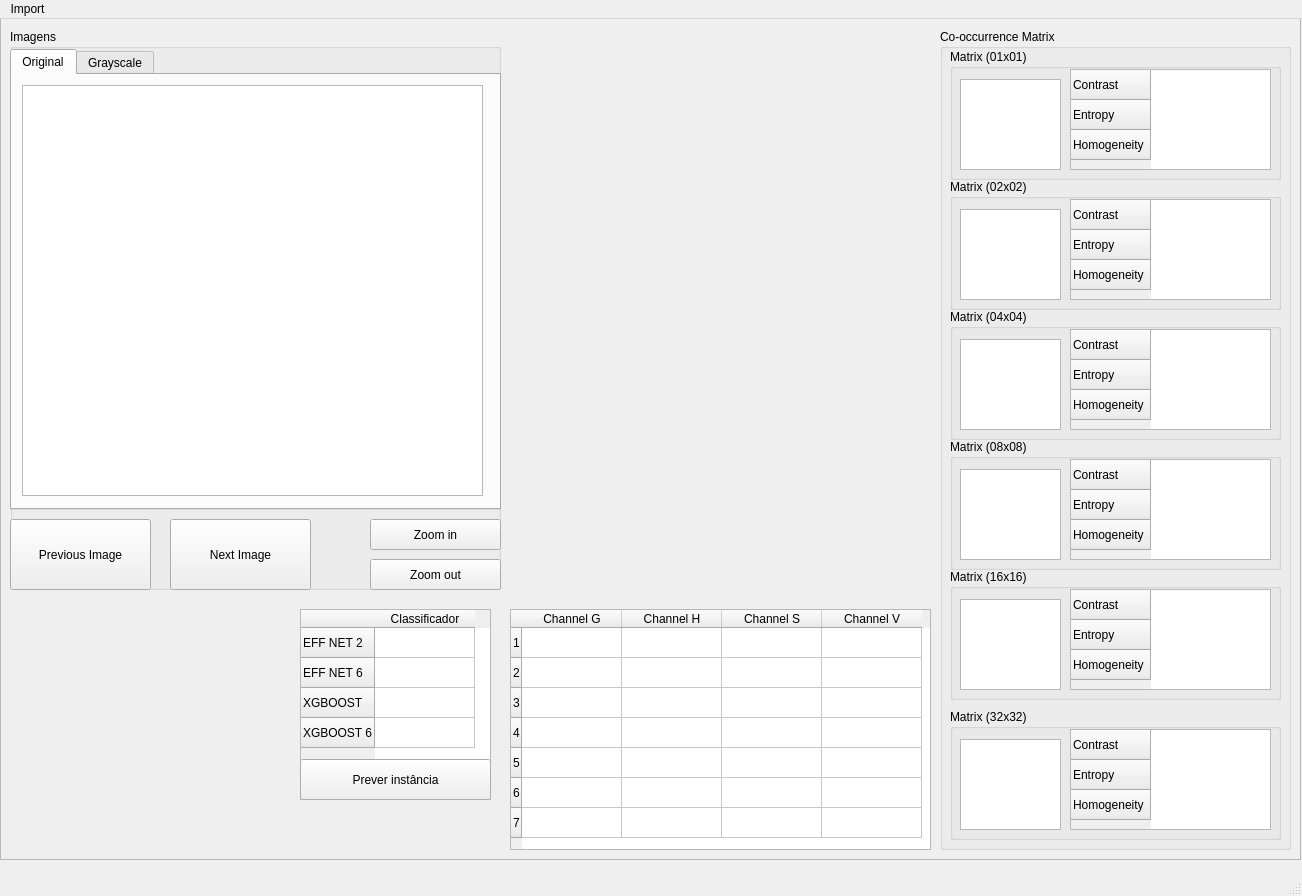
<?xml version="1.0" encoding="UTF-8"?>
<ui version="4.0">
 <class>MainWindow</class>
 <widget class="QMainWindow" name="MainWindow">
  <property name="geometry">
   <rect>
    <x>0</x>
    <y>0</y>
    <width>1302</width>
    <height>896</height>
   </rect>
  </property>
  <property name="windowTitle">
   <string>MainWindow</string>
  </property>
  <widget class="QWidget" name="centralwidget">
   <widget class="QFrame" name="frameContentAfterImport">
    <property name="geometry">
     <rect>
      <x>0</x>
      <y>-10</y>
      <width>1301</width>
      <height>851</height>
     </rect>
    </property>
    <property name="sizePolicy">
     <sizepolicy hsizetype="Fixed" vsizetype="Fixed">
      <horstretch>0</horstretch>
      <verstretch>0</verstretch>
     </sizepolicy>
    </property>
    <property name="frameShape">
     <enum>QFrame::StyledPanel</enum>
    </property>
    <property name="frameShadow">
     <enum>QFrame::Raised</enum>
    </property>
    <widget class="QTableWidget" name="tableChannel">
     <property name="geometry">
      <rect>
       <x>510</x>
       <y>600</y>
       <width>421</width>
       <height>241</height>
      </rect>
     </property>
     <property name="editTriggers">
      <set>QAbstractItemView::NoEditTriggers</set>
     </property>
     <attribute name="verticalHeaderVisible">
      <bool>true</bool>
     </attribute>
     <row>
      <property name="text">
       <string>1</string>
      </property>
     </row>
     <row>
      <property name="text">
       <string>2</string>
      </property>
     </row>
     <row>
      <property name="text">
       <string>3</string>
      </property>
     </row>
     <row>
      <property name="text">
       <string>4</string>
      </property>
     </row>
     <row>
      <property name="text">
       <string>5</string>
      </property>
     </row>
     <row>
      <property name="text">
       <string>6</string>
      </property>
     </row>
     <row>
      <property name="text">
       <string>7</string>
      </property>
     </row>
     <column>
      <property name="text">
       <string>Channel G</string>
      </property>
     </column>
     <column>
      <property name="text">
       <string>Channel H</string>
      </property>
     </column>
     <column>
      <property name="text">
       <string>Channel S</string>
      </property>
     </column>
     <column>
      <property name="text">
       <string>Channel V</string>
      </property>
     </column>
    </widget>
    <widget class="QGroupBox" name="groupBoxImages">
     <property name="geometry">
      <rect>
       <x>10</x>
       <y>20</y>
       <width>491</width>
       <height>561</height>
      </rect>
     </property>
     <property name="title">
      <string>Imagens</string>
     </property>
     <widget class="QTabWidget" name="tabWidget">
      <property name="geometry">
       <rect>
        <x>0</x>
        <y>20</y>
        <width>491</width>
        <height>461</height>
       </rect>
      </property>
      <property name="currentIndex">
       <number>0</number>
      </property>
      <widget class="QWidget" name="originalTab">
       <attribute name="title">
        <string>Original</string>
       </attribute>
       <widget class="QGraphicsView" name="originalImageView">
        <property name="geometry">
         <rect>
          <x>10</x>
          <y>10</y>
          <width>461</width>
          <height>411</height>
         </rect>
        </property>
       </widget>
       <widget class="QLabel" name="originalImageLabel">
        <property name="geometry">
         <rect>
          <x>20</x>
          <y>20</y>
          <width>441</width>
          <height>391</height>
         </rect>
        </property>
        <property name="text">
         <string/>
        </property>
       </widget>
      </widget>
      <widget class="QWidget" name="greyscaleTab">
       <attribute name="title">
        <string>Grayscale</string>
       </attribute>
       <widget class="QGraphicsView" name="grayscaleImageView">
        <property name="geometry">
         <rect>
          <x>10</x>
          <y>10</y>
          <width>461</width>
          <height>411</height>
         </rect>
        </property>
       </widget>
       <widget class="QLabel" name="greyscaleImageLabel">
        <property name="geometry">
         <rect>
          <x>20</x>
          <y>19</y>
          <width>441</width>
          <height>391</height>
         </rect>
        </property>
        <property name="text">
         <string/>
        </property>
       </widget>
      </widget>
     </widget>
     <widget class="QPushButton" name="zoomInButton">
      <property name="geometry">
       <rect>
        <x>360</x>
        <y>490</y>
        <width>131</width>
        <height>31</height>
       </rect>
      </property>
      <property name="text">
       <string>Zoom in</string>
      </property>
     </widget>
     <widget class="QPushButton" name="zoomOutButton">
      <property name="geometry">
       <rect>
        <x>360</x>
        <y>530</y>
        <width>131</width>
        <height>31</height>
       </rect>
      </property>
      <property name="text">
       <string>Zoom out</string>
      </property>
     </widget>
     <widget class="QPushButton" name="previousImage">
      <property name="geometry">
       <rect>
        <x>0</x>
        <y>490</y>
        <width>141</width>
        <height>71</height>
       </rect>
      </property>
      <property name="text">
       <string>Previous Image</string>
      </property>
     </widget>
     <widget class="QPushButton" name="nextImage">
      <property name="geometry">
       <rect>
        <x>160</x>
        <y>490</y>
        <width>141</width>
        <height>71</height>
       </rect>
      </property>
      <property name="text">
       <string>Next Image</string>
      </property>
     </widget>
    </widget>
    <widget class="QGroupBox" name="groupMatrixAll">
     <property name="geometry">
      <rect>
       <x>940</x>
       <y>20</y>
       <width>351</width>
       <height>821</height>
      </rect>
     </property>
     <property name="title">
      <string>Co-occurrence Matrix </string>
     </property>
     <widget class="QGroupBox" name="groupMatrix04_4">
      <property name="geometry">
       <rect>
        <x>10</x>
        <y>20</y>
        <width>331</width>
        <height>131</height>
       </rect>
      </property>
      <property name="title">
       <string>Matrix (01x01)</string>
      </property>
      <widget class="QTableWidget" name="tableMatrix05_6">
       <property name="geometry">
        <rect>
         <x>120</x>
         <y>20</y>
         <width>201</width>
         <height>101</height>
        </rect>
       </property>
       <property name="editTriggers">
        <set>QAbstractItemView::NoEditTriggers</set>
       </property>
       <attribute name="horizontalHeaderVisible">
        <bool>false</bool>
       </attribute>
       <row>
        <property name="text">
         <string>Contrast</string>
        </property>
       </row>
       <row>
        <property name="text">
         <string>Entropy</string>
        </property>
       </row>
       <row>
        <property name="text">
         <string>Homogeneity</string>
        </property>
       </row>
      </widget>
      <widget class="QFrame" name="frameMatrix03_5">
       <property name="geometry">
        <rect>
         <x>10</x>
         <y>30</y>
         <width>101</width>
         <height>91</height>
        </rect>
       </property>
       <property name="frameShape">
        <enum>QFrame::StyledPanel</enum>
       </property>
       <property name="frameShadow">
        <enum>QFrame::Raised</enum>
       </property>
       <widget class="QGraphicsView" name="imageMatrix03_5">
        <property name="geometry">
         <rect>
          <x>0</x>
          <y>0</y>
          <width>101</width>
          <height>91</height>
         </rect>
        </property>
       </widget>
       <widget class="QLabel" name="matrix01ImageLabel">
        <property name="geometry">
         <rect>
          <x>0</x>
          <y>0</y>
          <width>101</width>
          <height>91</height>
         </rect>
        </property>
        <property name="text">
         <string/>
        </property>
       </widget>
      </widget>
     </widget>
     <widget class="QGroupBox" name="groupMatrix04">
      <property name="geometry">
       <rect>
        <x>10</x>
        <y>150</y>
        <width>331</width>
        <height>131</height>
       </rect>
      </property>
      <property name="title">
       <string>Matrix (02x02)</string>
      </property>
      <widget class="QTableWidget" name="tableMatrix05_2">
       <property name="geometry">
        <rect>
         <x>120</x>
         <y>20</y>
         <width>201</width>
         <height>101</height>
        </rect>
       </property>
       <property name="editTriggers">
        <set>QAbstractItemView::NoEditTriggers</set>
       </property>
       <attribute name="horizontalHeaderVisible">
        <bool>false</bool>
       </attribute>
       <row>
        <property name="text">
         <string>Contrast</string>
        </property>
       </row>
       <row>
        <property name="text">
         <string>Entropy</string>
        </property>
       </row>
       <row>
        <property name="text">
         <string>Homogeneity</string>
        </property>
       </row>
      </widget>
      <widget class="QFrame" name="frameMatrix03">
       <property name="geometry">
        <rect>
         <x>10</x>
         <y>30</y>
         <width>101</width>
         <height>91</height>
        </rect>
       </property>
       <property name="frameShape">
        <enum>QFrame::StyledPanel</enum>
       </property>
       <property name="frameShadow">
        <enum>QFrame::Raised</enum>
       </property>
       <widget class="QGraphicsView" name="imageMatrix03">
        <property name="geometry">
         <rect>
          <x>0</x>
          <y>0</y>
          <width>101</width>
          <height>91</height>
         </rect>
        </property>
       </widget>
       <widget class="QLabel" name="matrix02ImageLabel">
        <property name="geometry">
         <rect>
          <x>0</x>
          <y>0</y>
          <width>101</width>
          <height>91</height>
         </rect>
        </property>
        <property name="text">
         <string/>
        </property>
       </widget>
      </widget>
     </widget>
     <widget class="QGroupBox" name="groupMatrix04_2">
      <property name="geometry">
       <rect>
        <x>10</x>
        <y>280</y>
        <width>331</width>
        <height>131</height>
       </rect>
      </property>
      <property name="title">
       <string>Matrix (04x04)</string>
      </property>
      <widget class="QTableWidget" name="tableMatrix05_3">
       <property name="geometry">
        <rect>
         <x>120</x>
         <y>20</y>
         <width>201</width>
         <height>101</height>
        </rect>
       </property>
       <property name="editTriggers">
        <set>QAbstractItemView::NoEditTriggers</set>
       </property>
       <attribute name="horizontalHeaderVisible">
        <bool>false</bool>
       </attribute>
       <row>
        <property name="text">
         <string>Contrast</string>
        </property>
       </row>
       <row>
        <property name="text">
         <string>Entropy</string>
        </property>
       </row>
       <row>
        <property name="text">
         <string>Homogeneity</string>
        </property>
       </row>
      </widget>
      <widget class="QFrame" name="frameMatrix03_2">
       <property name="geometry">
        <rect>
         <x>10</x>
         <y>30</y>
         <width>101</width>
         <height>91</height>
        </rect>
       </property>
       <property name="frameShape">
        <enum>QFrame::StyledPanel</enum>
       </property>
       <property name="frameShadow">
        <enum>QFrame::Raised</enum>
       </property>
       <widget class="QGraphicsView" name="imageMatrix03_2">
        <property name="geometry">
         <rect>
          <x>0</x>
          <y>0</y>
          <width>101</width>
          <height>91</height>
         </rect>
        </property>
       </widget>
       <widget class="QLabel" name="matrix04ImageLabel">
        <property name="geometry">
         <rect>
          <x>0</x>
          <y>0</y>
          <width>101</width>
          <height>91</height>
         </rect>
        </property>
        <property name="text">
         <string/>
        </property>
       </widget>
      </widget>
     </widget>
     <widget class="QGroupBox" name="groupMatrix04_3">
      <property name="geometry">
       <rect>
        <x>10</x>
        <y>410</y>
        <width>331</width>
        <height>131</height>
       </rect>
      </property>
      <property name="title">
       <string>Matrix (08x08)</string>
      </property>
      <widget class="QTableWidget" name="tableMatrix05_5">
       <property name="geometry">
        <rect>
         <x>120</x>
         <y>20</y>
         <width>201</width>
         <height>101</height>
        </rect>
       </property>
       <property name="editTriggers">
        <set>QAbstractItemView::NoEditTriggers</set>
       </property>
       <attribute name="horizontalHeaderVisible">
        <bool>false</bool>
       </attribute>
       <row>
        <property name="text">
         <string>Contrast</string>
        </property>
       </row>
       <row>
        <property name="text">
         <string>Entropy</string>
        </property>
       </row>
       <row>
        <property name="text">
         <string>Homogeneity</string>
        </property>
       </row>
      </widget>
      <widget class="QFrame" name="frameMatrix03_4">
       <property name="geometry">
        <rect>
         <x>10</x>
         <y>30</y>
         <width>101</width>
         <height>91</height>
        </rect>
       </property>
       <property name="frameShape">
        <enum>QFrame::StyledPanel</enum>
       </property>
       <property name="frameShadow">
        <enum>QFrame::Raised</enum>
       </property>
       <widget class="QGraphicsView" name="imageMatrix03_4">
        <property name="geometry">
         <rect>
          <x>0</x>
          <y>0</y>
          <width>101</width>
          <height>91</height>
         </rect>
        </property>
       </widget>
       <widget class="QLabel" name="matrix08ImageLabel">
        <property name="geometry">
         <rect>
          <x>0</x>
          <y>0</y>
          <width>101</width>
          <height>91</height>
         </rect>
        </property>
        <property name="text">
         <string/>
        </property>
       </widget>
      </widget>
     </widget>
     <widget class="QGroupBox" name="groupMatrix04_5">
      <property name="geometry">
       <rect>
        <x>10</x>
        <y>540</y>
        <width>331</width>
        <height>131</height>
       </rect>
      </property>
      <property name="title">
       <string>Matrix (16x16)</string>
      </property>
      <widget class="QTableWidget" name="tableMatrix05_7">
       <property name="geometry">
        <rect>
         <x>120</x>
         <y>20</y>
         <width>201</width>
         <height>101</height>
        </rect>
       </property>
       <property name="editTriggers">
        <set>QAbstractItemView::NoEditTriggers</set>
       </property>
       <attribute name="horizontalHeaderVisible">
        <bool>false</bool>
       </attribute>
       <row>
        <property name="text">
         <string>Contrast</string>
        </property>
       </row>
       <row>
        <property name="text">
         <string>Entropy</string>
        </property>
       </row>
       <row>
        <property name="text">
         <string>Homogeneity</string>
        </property>
       </row>
      </widget>
      <widget class="QFrame" name="frameMatrix03_6">
       <property name="geometry">
        <rect>
         <x>10</x>
         <y>30</y>
         <width>101</width>
         <height>91</height>
        </rect>
       </property>
       <property name="frameShape">
        <enum>QFrame::StyledPanel</enum>
       </property>
       <property name="frameShadow">
        <enum>QFrame::Raised</enum>
       </property>
       <widget class="QGraphicsView" name="imageMatrix03_6">
        <property name="geometry">
         <rect>
          <x>0</x>
          <y>0</y>
          <width>101</width>
          <height>91</height>
         </rect>
        </property>
       </widget>
       <widget class="QLabel" name="matrix16ImageLabel">
        <property name="geometry">
         <rect>
          <x>0</x>
          <y>0</y>
          <width>101</width>
          <height>91</height>
         </rect>
        </property>
        <property name="text">
         <string/>
        </property>
       </widget>
      </widget>
     </widget>
     <widget class="QGroupBox" name="groupMatrix04_6">
      <property name="geometry">
       <rect>
        <x>10</x>
        <y>680</y>
        <width>331</width>
        <height>131</height>
       </rect>
      </property>
      <property name="title">
       <string>Matrix (32x32)</string>
      </property>
      <widget class="QTableWidget" name="tableMatrix05_8">
       <property name="geometry">
        <rect>
         <x>120</x>
         <y>20</y>
         <width>201</width>
         <height>101</height>
        </rect>
       </property>
       <property name="editTriggers">
        <set>QAbstractItemView::NoEditTriggers</set>
       </property>
       <attribute name="horizontalHeaderVisible">
        <bool>false</bool>
       </attribute>
       <row>
        <property name="text">
         <string>Contrast</string>
        </property>
       </row>
       <row>
        <property name="text">
         <string>Entropy</string>
        </property>
       </row>
       <row>
        <property name="text">
         <string>Homogeneity</string>
        </property>
       </row>
      </widget>
      <widget class="QFrame" name="frameMatrix03_7">
       <property name="geometry">
        <rect>
         <x>10</x>
         <y>30</y>
         <width>101</width>
         <height>91</height>
        </rect>
       </property>
       <property name="frameShape">
        <enum>QFrame::StyledPanel</enum>
       </property>
       <property name="frameShadow">
        <enum>QFrame::Raised</enum>
       </property>
       <widget class="QGraphicsView" name="imageMatrix03_7">
        <property name="geometry">
         <rect>
          <x>0</x>
          <y>0</y>
          <width>101</width>
          <height>91</height>
         </rect>
        </property>
       </widget>
       <widget class="QLabel" name="matrix32ImageLabel">
        <property name="geometry">
         <rect>
          <x>0</x>
          <y>0</y>
          <width>101</width>
          <height>91</height>
         </rect>
        </property>
        <property name="text">
         <string/>
        </property>
       </widget>
      </widget>
     </widget>
    </widget>
    <widget class="QWidget" name="centralwidget" native="true">
     <property name="geometry">
      <rect>
       <x>0</x>
       <y>0</y>
       <width>771</width>
       <height>1431</height>
      </rect>
     </property>
     <widget class="QTableWidget" name="tableChannel_2">
      <property name="geometry">
       <rect>
        <x>300</x>
        <y>600</y>
        <width>191</width>
        <height>191</height>
       </rect>
      </property>
      <property name="editTriggers">
       <set>QAbstractItemView::NoEditTriggers</set>
      </property>
      <row>
       <property name="text">
        <string>EFF NET 2</string>
       </property>
      </row>
      <row>
       <property name="text">
        <string>EFF NET 6</string>
       </property>
      </row>
      <row>
       <property name="text">
        <string>XGBOOST</string>
       </property>
      </row>
      <row>
       <property name="text">
        <string>XGBOOST 6</string>
       </property>
      </row>
      <column>
       <property name="text">
        <string>Classificador</string>
       </property>
      </column>
      <item row="0" column="0">
       <property name="text">
        <string/>
       </property>
      </item>
     </widget>
     <widget class="QPushButton" name="predictButton">
      <property name="geometry">
       <rect>
        <x>300</x>
        <y>750</y>
        <width>191</width>
        <height>41</height>
       </rect>
      </property>
      <property name="text">
       <string>Prever instância</string>
      </property>
     </widget>
    </widget>
    <widget class="QWidget" name="grayscaleHistogram" native="true">
     <property name="geometry">
      <rect>
       <x>530</x>
       <y>20</y>
       <width>381</width>
       <height>281</height>
      </rect>
     </property>
     <widget class="QLabel" name="grayscaleHistogramLabel">
      <property name="geometry">
       <rect>
        <x>0</x>
        <y>0</y>
        <width>381</width>
        <height>281</height>
       </rect>
      </property>
      <property name="text">
       <string/>
      </property>
     </widget>
    </widget>
    <widget class="QWidget" name="hsvHistogram" native="true">
     <property name="geometry">
      <rect>
       <x>530</x>
       <y>310</y>
       <width>381</width>
       <height>281</height>
      </rect>
     </property>
     <widget class="QLabel" name="hsvHistogramImageLabel">
      <property name="geometry">
       <rect>
        <x>0</x>
        <y>0</y>
        <width>381</width>
        <height>281</height>
       </rect>
      </property>
      <property name="text">
       <string/>
      </property>
     </widget>
    </widget>
    <zorder>centralwidget</zorder>
    <zorder>tableChannel</zorder>
    <zorder>groupBoxImages</zorder>
    <zorder>groupMatrixAll</zorder>
    <zorder>grayscaleHistogram</zorder>
    <zorder>hsvHistogram</zorder>
   </widget>
  </widget>
  <widget class="QStatusBar" name="statusbar"/>
  <widget class="QMenuBar" name="menubar">
   <property name="geometry">
    <rect>
     <x>0</x>
     <y>0</y>
     <width>1302</width>
     <height>21</height>
    </rect>
   </property>
   <widget class="QMenu" name="menuImport">
    <property name="title">
     <string>Import</string>
    </property>
    <addaction name="actionDataset"/>
   </widget>
   <addaction name="menuImport"/>
  </widget>
  <action name="actionDataset">
   <property name="text">
    <string>Dataset</string>
   </property>
  </action>
 </widget>
 <resources/>
 <connections/>
</ui>
